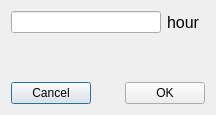
<?xml version="1.0" encoding="UTF-8"?>
<ui version="4.0">
 <class>addCustomInterval</class>
 <widget class="QDialog" name="addCustomInterval">
  <property name="geometry">
   <rect>
    <x>0</x>
    <y>0</y>
    <width>216</width>
    <height>115</height>
   </rect>
  </property>
  <property name="windowTitle">
   <string>addCustomInterval</string>
  </property>
  <layout class="QGridLayout" name="gridLayout">
   <item row="0" column="0">
    <layout class="QVBoxLayout" name="verticalLayout">
     <item>
      <layout class="QHBoxLayout" name="horizontalLayout_2">
       <item>
        <widget class="QLineEdit" name="lineEdit">
         <property name="minimumSize">
          <size>
           <width>100</width>
           <height>20</height>
          </size>
         </property>
         <property name="maximumSize">
          <size>
           <width>150</width>
           <height>16777215</height>
          </size>
         </property>
        </widget>
       </item>
       <item>
        <widget class="QLabel" name="label">
         <property name="font">
          <font>
           <pointsize>12</pointsize>
          </font>
         </property>
         <property name="text">
          <string>hour</string>
         </property>
        </widget>
       </item>
      </layout>
     </item>
     <item>
      <spacer name="verticalSpacer">
       <property name="orientation">
        <enum>Qt::Vertical</enum>
       </property>
       <property name="sizeHint" stdset="0">
        <size>
         <width>20</width>
         <height>20</height>
        </size>
       </property>
      </spacer>
     </item>
     <item>
      <layout class="QHBoxLayout" name="horizontalLayout">
       <item>
        <widget class="QPushButton" name="cancelButton">
         <property name="text">
          <string>Cancel</string>
         </property>
        </widget>
       </item>
       <item>
        <spacer name="horizontalSpacer">
         <property name="orientation">
          <enum>Qt::Horizontal</enum>
         </property>
         <property name="sizeHint" stdset="0">
          <size>
           <width>40</width>
           <height>20</height>
          </size>
         </property>
        </spacer>
       </item>
       <item>
        <widget class="QPushButton" name="okButton">
         <property name="text">
          <string>OK</string>
         </property>
        </widget>
       </item>
      </layout>
     </item>
    </layout>
   </item>
  </layout>
 </widget>
 <layoutdefault spacing="6" margin="11"/>
 <resources/>
 <connections>
  <connection>
   <sender>cancelButton</sender>
   <signal>clicked()</signal>
   <receiver>addCustomInterval</receiver>
   <slot>reject()</slot>
   <hints>
    <hint type="sourcelabel">
     <x>44</x>
     <y>93</y>
    </hint>
    <hint type="destinationlabel">
     <x>90</x>
     <y>45</y>
    </hint>
   </hints>
  </connection>
  <connection>
   <sender>okButton</sender>
   <signal>clicked()</signal>
   <receiver>addCustomInterval</receiver>
   <slot>accept()</slot>
   <hints>
    <hint type="sourcelabel">
     <x>165</x>
     <y>84</y>
    </hint>
    <hint type="destinationlabel">
     <x>189</x>
     <y>48</y>
    </hint>
   </hints>
  </connection>
 </connections>
</ui>
